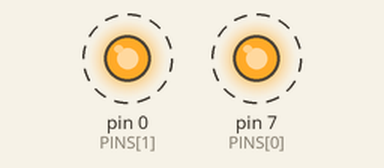
Recording of a sketch running on a simulated Arduino Uno, built with avr-gcc and run on an emulated ATmega328P. On the bench: output pins drawn as LEDs (lit = HIGH). Dashed ring = blinking.

Above: at 0.5 s.
Timing chart, 0 to 3.5 s (numbered marks = the images above):
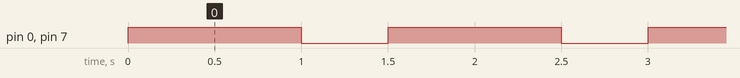

The sketch:

2-1-b-digital-io-hello-world.ino
```cpp
void flash(int signal, unsigned int duration, int* pins);

#define PERIOD 1000

static uint16_t PINS[2] = { 7, 0 };
const unsigned int N_PINS = sizeof(PINS) / sizeof(uint16_t);

void setup() {
    for (unsigned int p = 0; p < N_PINS; p++) {
        pinMode(PINS[p], OUTPUT);
    }
}

void loop() {
    flash(HIGH, PERIOD, PINS, N_PINS);
    flash(LOW,  PERIOD / 2, PINS, N_PINS);
}

void flash(int signal, unsigned int duration, uint16_t* pins, unsigned int nPins) {
    for (unsigned int p = 0; p < nPins; p++) {
        digitalWrite(pins[p], signal);
    }
    delay(duration);
}
```

Measured:
- by itself, pin 0 (PINS[1]), pin 7 (PINS[0]): alternates HIGH for 1.0 s and LOW for 0.50 s
